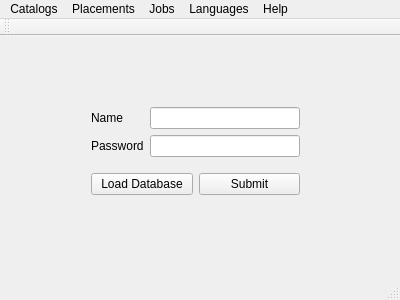
<?xml version="1.0" encoding="UTF-8"?>
<ui version="4.0">
 <class>MainWindow</class>
 <widget class="QMainWindow" name="MainWindow">
  <property name="geometry">
   <rect>
    <x>0</x>
    <y>0</y>
    <width>400</width>
    <height>300</height>
   </rect>
  </property>
  <property name="windowTitle">
   <string>MainWindow</string>
  </property>
  <widget class="QWidget" name="centralWidget">
   <widget class="QWidget" name="">
    <property name="geometry">
     <rect>
      <x>80</x>
      <y>50</y>
      <width>231</width>
      <height>131</height>
     </rect>
    </property>
    <layout class="QGridLayout" name="gridLayout">
     <item row="0" column="0">
      <layout class="QHBoxLayout" name="horizontalLayout">
       <item>
        <layout class="QVBoxLayout" name="verticalLayout_2">
         <item>
          <widget class="QLabel" name="label_name">
           <property name="text">
            <string>Name</string>
           </property>
          </widget>
         </item>
         <item>
          <widget class="QLabel" name="label_password">
           <property name="text">
            <string>Password</string>
           </property>
          </widget>
         </item>
        </layout>
       </item>
       <item>
        <layout class="QVBoxLayout" name="verticalLayout">
         <item>
          <widget class="QLineEdit" name="lineEdit_username"/>
         </item>
         <item>
          <widget class="QLineEdit" name="lineEdit_password"/>
         </item>
        </layout>
       </item>
      </layout>
     </item>
     <item row="1" column="0">
      <layout class="QHBoxLayout" name="horizontalLayout_2">
       <item>
        <widget class="QPushButton" name="pushButton_DB">
         <property name="text">
          <string>Load Database</string>
         </property>
        </widget>
       </item>
       <item>
        <widget class="QPushButton" name="pushButton_OK">
         <property name="text">
          <string>Submit</string>
         </property>
        </widget>
       </item>
      </layout>
     </item>
    </layout>
   </widget>
  </widget>
  <widget class="QMenuBar" name="menuBar">
   <property name="geometry">
    <rect>
     <x>0</x>
     <y>0</y>
     <width>400</width>
     <height>21</height>
    </rect>
   </property>
   <widget class="QMenu" name="menuCatalogs">
    <property name="title">
     <string>Catalogs</string>
    </property>
    <addaction name="actionBusbars"/>
    <addaction name="actionCableHeads"/>
    <addaction name="actionJumpers"/>
   </widget>
   <widget class="QMenu" name="menuPlacements">
    <property name="title">
     <string>Placements</string>
    </property>
    <addaction name="actionEquivalent_Source"/>
    <addaction name="actionBusbar_Section_Vertical"/>
    <addaction name="actionBusbar_Section_Horizontal"/>
    <addaction name="actionBusbar_Free_Style"/>
    <addaction name="separator"/>
    <addaction name="actionConnectivity_Node"/>
    <addaction name="actionCable_Had"/>
    <addaction name="actionSource_Sink_Connector"/>
    <addaction name="separator"/>
    <addaction name="actionJumper_z_0"/>
   </widget>
   <widget class="QMenu" name="menuLanguages">
    <property name="title">
     <string>Languages</string>
    </property>
    <addaction name="actionTurkish"/>
    <addaction name="actionBosnian"/>
   </widget>
   <widget class="QMenu" name="menuJobs">
    <property name="title">
     <string>Jobs</string>
    </property>
    <addaction name="actionSearch_Jobs"/>
   </widget>
   <widget class="QMenu" name="menuHelp">
    <property name="title">
     <string>Help</string>
    </property>
    <addaction name="actionAbout_Software"/>
   </widget>
   <addaction name="menuCatalogs"/>
   <addaction name="menuPlacements"/>
   <addaction name="menuJobs"/>
   <addaction name="menuLanguages"/>
   <addaction name="menuHelp"/>
  </widget>
  <widget class="QToolBar" name="mainToolBar">
   <attribute name="toolBarArea">
    <enum>TopToolBarArea</enum>
   </attribute>
   <attribute name="toolBarBreak">
    <bool>false</bool>
   </attribute>
  </widget>
  <widget class="QStatusBar" name="statusBar"/>
  <action name="actionBusbars">
   <property name="text">
    <string>Busbars</string>
   </property>
  </action>
  <action name="actionCableHeads">
   <property name="text">
    <string>CableHeads</string>
   </property>
  </action>
  <action name="actionJumpers">
   <property name="text">
    <string>Jumpers</string>
   </property>
  </action>
  <action name="actionTurkish">
   <property name="text">
    <string>Turkish</string>
   </property>
  </action>
  <action name="actionBosnian">
   <property name="text">
    <string>Bosnian</string>
   </property>
  </action>
  <action name="actionEquivalent_Source">
   <property name="text">
    <string>Equivalent Source</string>
   </property>
  </action>
  <action name="actionBusbar_Section_Vertical">
   <property name="text">
    <string>Busbar Section (Vertical)</string>
   </property>
  </action>
  <action name="actionBusbar_Section_Horizontal">
   <property name="text">
    <string>Busbar Section (Horizontal)</string>
   </property>
  </action>
  <action name="actionBusbar_Free_Style">
   <property name="text">
    <string>Busbar Free Style</string>
   </property>
  </action>
  <action name="actionConnectivity_Node">
   <property name="text">
    <string>Connectivity Node</string>
   </property>
  </action>
  <action name="actionCable_Had">
   <property name="text">
    <string>Cable Head</string>
   </property>
  </action>
  <action name="actionSource_Sink_Connector">
   <property name="text">
    <string>Source Sink Connector</string>
   </property>
  </action>
  <action name="actionJumper_z_0">
   <property name="text">
    <string>Jumper (z=0)</string>
   </property>
  </action>
  <action name="actionSearch_Jobs">
   <property name="text">
    <string>Search Jobs</string>
   </property>
  </action>
  <action name="actionAbout_Software">
   <property name="text">
    <string>About Software</string>
   </property>
  </action>
 </widget>
 <layoutdefault spacing="6" margin="11"/>
 <resources/>
 <connections/>
</ui>
